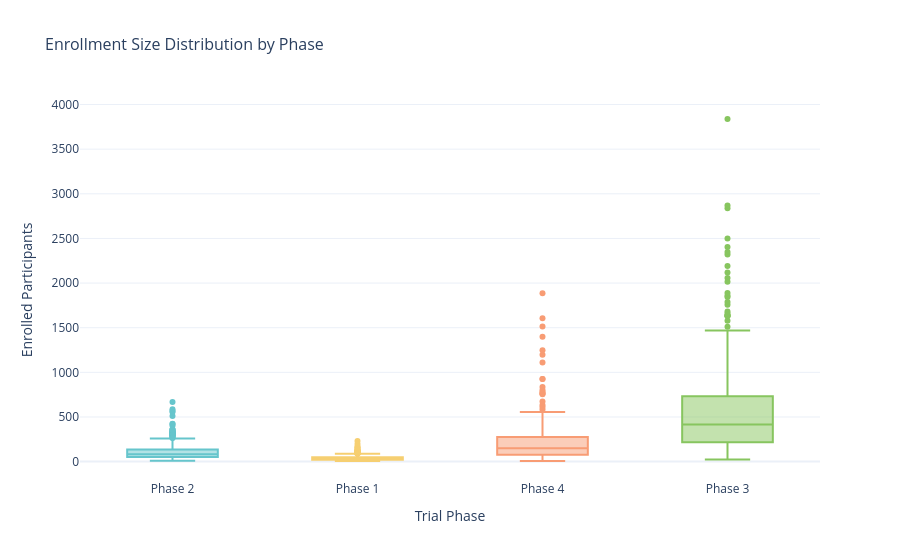

Notebook code for this chart:
### Code cell
# Chart 5: Enrollment Distribution by Phase
fig = px.box(df[df['enrollment'] < 10000], 
             x='phase', y='enrollment',
             title='Enrollment Size Distribution by Phase',
             labels={'phase': 'Trial Phase', 'enrollment': 'Enrolled Participants'},
             template='plotly_white',
             color='phase',
             color_discrete_sequence=px.colors.qualitative.Pastel)

fig.update_layout(title_font_size=16, showlegend=False)
fig.show()

print("\nMedian enrollment by phase:")
print(df.groupby('phase')['enrollment'].median().round(0))

### Figure 1 — Plotly figure (JSON) as saved in the notebook; plotly's stock layout.template omitted (floating-point values rounded to 4 significant figures; data arrays with more than 128 entries replaced by an {"elided": "..."} marker saying what was removed)
{"data": [{"alignmentgroup": "True", "hovertemplate": "Trial Phase=%{x}<br>Enrolled Participants=%{y}<extra></extra>", "legendgroup": "Phase 2", "marker": {"color": "rgb(102, 197, 204)"}, "name": "Phase 2", "notched": false, "offsetgroup": "Phase 2", "orientation": "v", "showlegend": true, "type": "box", "x": {"elided": "672 str values"}, "x0": " ", "xaxis": "x", "y": {"elided": "672 int values"}, "y0": " ", "yaxis": "y"}, {"alignmentgroup": "True", "hovertemplate": "Trial Phase=%{x}<br>Enrolled Participants=%{y}<extra></extra>", "legendgroup": "Phase 1", "marker": {"color": "rgb(246, 207, 113)"}, "name": "Phase 1", "notched": false, "offsetgroup": "Phase 1", "orientation": "v", "showlegend": true, "type": "box", "x": {"elided": "553 str values"}, "x0": " ", "xaxis": "x", "y": {"elided": "553 int values"}, "y0": " ", "yaxis": "y"}, {"alignmentgroup": "True", "hovertemplate": "Trial Phase=%{x}<br>Enrolled Participants=%{y}<extra></extra>", "legendgroup": "Phase 4", "marker": {"color": "rgb(248, 156, 116)"}, "name": "Phase 4", "notched": false, "offsetgroup": "Phase 4", "orientation": "v", "showlegend": true, "type": "box", "x": {"elided": "174 str values"}, "x0": " ", "xaxis": "x", "y": {"elided": "174 int values"}, "y0": " ", "yaxis": "y"}, {"alignmentgroup": "True", "hovertemplate": "Trial Phase=%{x}<br>Enrolled Participants=%{y}<extra></extra>", "legendgroup": "Phase 3", "marker": {"color": "rgb(135, 197, 95)"}, "name": "Phase 3", "notched": false, "offsetgroup": "Phase 3", "orientation": "v", "showlegend": true, "type": "box", "x": {"elided": "440 str values"}, "x0": " ", "xaxis": "x", "y": {"elided": "440 int values"}, "y0": " ", "yaxis": "y"}], "layout": {"boxmode": "overlay", "legend": {"title": {"text": "Trial Phase"}, "tracegroupgap": 0}, "showlegend": false, "title": {"font": {"size": 16}, "text": "Enrollment Size Distribution by Phase"}, "xaxis": {"anchor": "y", "categoryarray": ["Phase 2", "Phase 1", "Phase 4", null, "Phase 3"], "categoryorder": "array", "domain": [0, 1], "title": {"text": "Trial Phase"}}, "yaxis": {"anchor": "x", "domain": [0, 1], "title": {"text": "Enrolled Participants"}}}}
